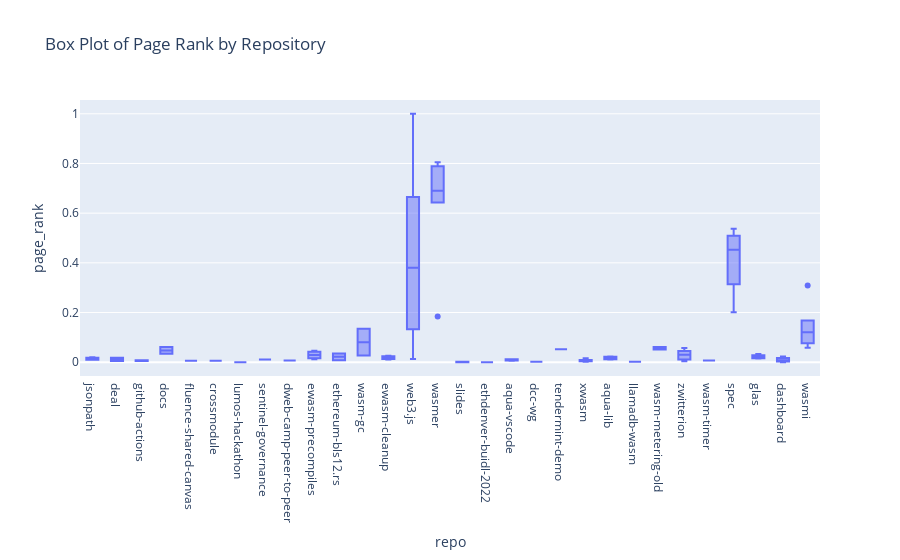

Source (notebook cell):
### Markdown cell above
### 3. Box Plots - Distribution of scores for each repo

### Code cell
fig = px.box(yearly_repo_scores, x='repo', y='page_rank', title='Box Plot of Page Rank by Repository')
fig.show("")
fig.show("png")

### Figure 1 — Plotly figure (JSON) as saved in the notebook; plotly's stock layout.template omitted (floating-point values rounded to 4 significant figures; data arrays with more than 128 entries replaced by an {"elided": "..."} marker saying what was removed)
{"data": [{"alignmentgroup": "True", "hovertemplate": "repo=%{x}<br>page_rank=%{y}<extra></extra>", "legendgroup": "", "marker": {"color": "#636efa"}, "name": "", "notched": false, "offsetgroup": "", "orientation": "v", "showlegend": false, "type": "box", "x": {"elided": "300 str values"}, "x0": " ", "xaxis": "x", "y": {"elided": "300 float values"}, "y0": " ", "yaxis": "y"}], "layout": {"autosize": true, "boxmode": "group", "legend": {"tracegroupgap": 0}, "title": {"text": "Box Plot of Page Rank by Repository"}, "xaxis": {"anchor": "y", "autorange": true, "domain": [0, 1], "range": [-0.5, 29.5], "title": {"text": "repo"}, "type": "category"}, "yaxis": {"anchor": "x", "autorange": true, "domain": [0, 1], "range": [-0.05556, 1.056], "title": {"text": "page_rank"}, "type": "linear"}}}
